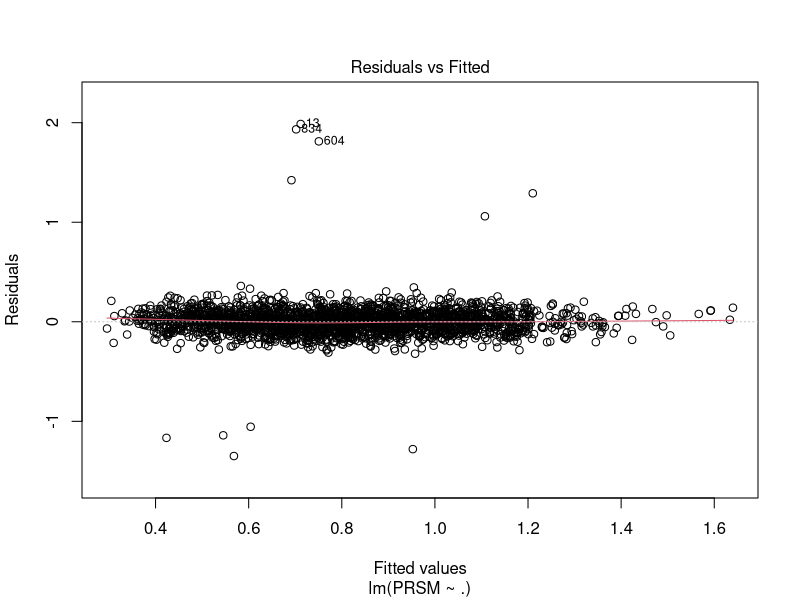
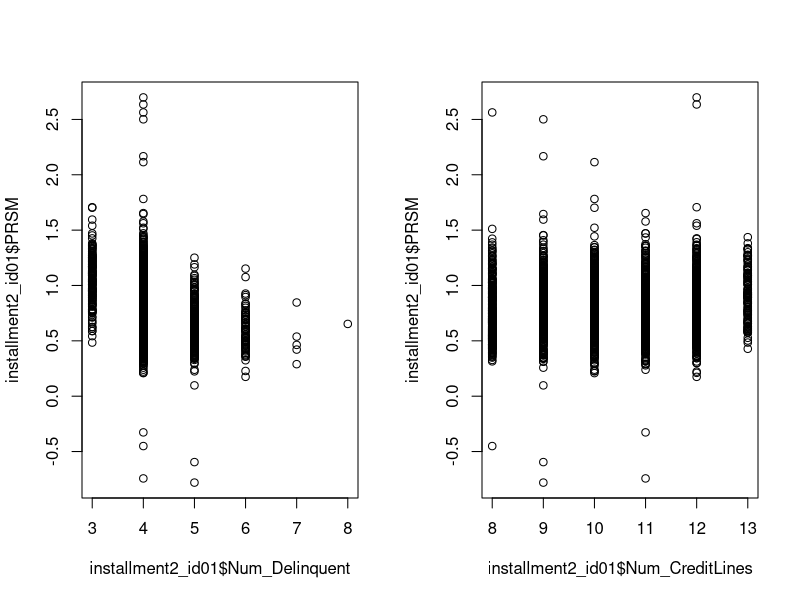
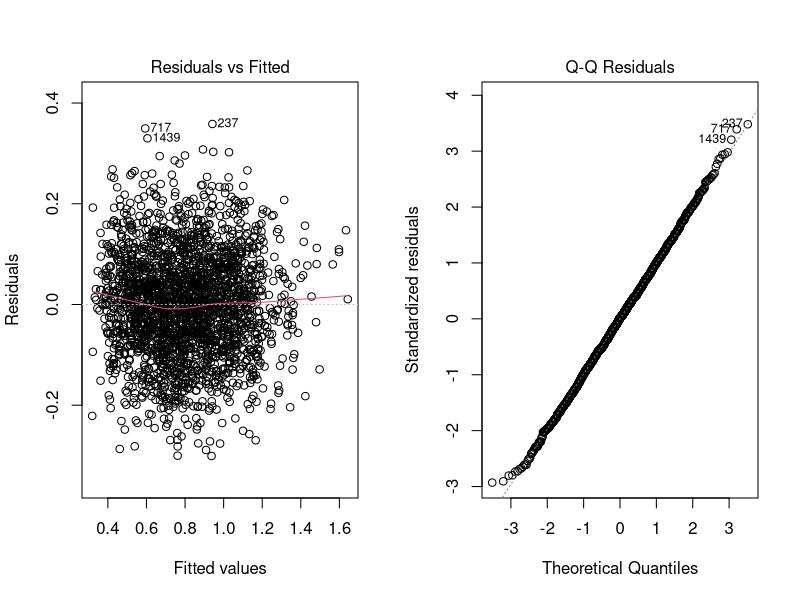
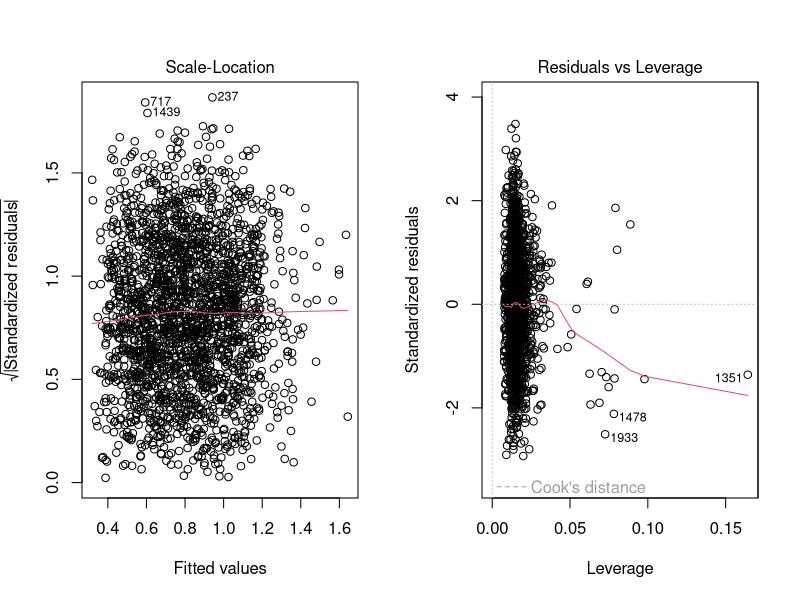
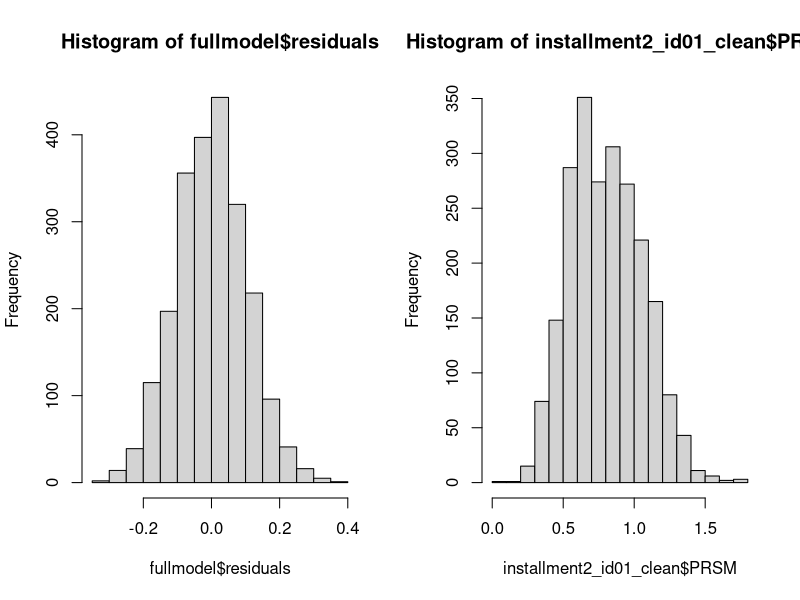

These figures' R source, in order: (Note: this script raises an error after producing the figures.)
## ---- chunk 1
#| label: setup
#| echo: false
#| warning: false

library(dplyr)
options(scipen = 999)
## ---- chunk 2
installment2_id01 <- read.csv("installment2_id01.csv")
str(installment2_id01)
summary(installment2_id01)

# make NAICS, WomanOwned, FICO categorical variables
# add the chance of delinquency
installment2_id01 = installment2_id01 %>%
  mutate(NAICS = as.factor(NAICS),
         WomanOwned = as.factor(WomanOwned),
         FICO = case_when(
           (300 <= FICO)&(FICO <= 579) ~ "Poor",
           (580 <= FICO)&(FICO <= 669) ~ "Fair",
           (670 <= FICO)&(FICO <= 739) ~ "Good",
           (740 <= FICO)&(FICO <= 799) ~ "Very Good",
           (800 <= FICO)&(FICO <= 850) ~ "Excellent",
         ),
         p_delinquent = Num_Delinquent/Num_CreditLines)

model = lm(PRSM ~. , data = installment2_id01)
installment2_id01$residual=residuals(model)

plot(model,1) # observed 11 outliers whose residuals >= 1 or <= -1



table(installment2_id01$FICO)

table(installment2_id01$NAICS)

par(mfrow=c(1,2))
plot(installment2_id01$Num_Delinquent, installment2_id01$PRSM)
plot(installment2_id01$Num_CreditLines, installment2_id01$PRSM)

## ---- chunk 3
# remove 11 outliers observed in the plot (abs(residual)>=1)
installment2_id01_clean = installment2_id01 %>% 
  filter(abs(residual)<=1) %>% 
  select(-residual)# clean data (use this!!)

model_clean = lm(PRSM ~. , data = installment2_id01_clean) 

plot(model_clean) # these look much better! but perhaps discuss different outlier removal techniques

## ---- chunk 4
library(ModelMetrics)
fullmodel <- lm(PRSM ~ ., data = installment2_id01_clean)
summary(fullmodel)
rmse(fullmodel$fitted.values, installment2_id01_clean$PRSM) # 0.1029151
# RMSE much smaller before cleaning
# but R-sq bigger. Perhaps a "not overfitting outliers" effect?

stepmodel <- step(fullmodel, trace = 0, direction = "both")
summary(stepmodel)
rmse(stepmodel$fitted.values, installment2_id01_clean$PRSM)

stress_model <- lm(PRSM ~ Stress, data = installment2_id01_clean)
#summary(stress_model)
rmse(stress_model$fitted.values, installment2_id01_clean$PRSM)


library(glmnet) # this errors for Bila # talk about CV in installment2_Bohyoon, which lowest RMSE?
#cv_lasso <- cv.glmnet(x = installment2_id01[,-c(1)], y = installment2_id01[,c(1)], alpha = 1, nfolds = 10)
## ---- chunk 5
# NOTE: the below is probably not necessary, y doesn't need to be transformed
# boxcox basically at 1 confirms this
library(MASS)
hist(fullmodel$residuals)
hist(installment2_id01_clean$PRSM)
boxcox(fullmodel, lambda = seq(-2, 2, 0.1))


# Predictor Variable Transformation Check
plot(installment2_id01_clean[,c("PRSM", "TotalAmtOwed", "Volume",
                          "Stress", "Num_Delinquent", "Num_CreditLines",
                          "Months")])
# Though there aren't outlier residuals, there are still variable outliers.
library(car)
crPlots(fullmodel) 
# after outlier removal, all look pretty linear to me except Months
# this matches hint 1 of the assignment
crPlots(lm(PRSM ~ Months, data = installment2_id01_clean))


# Transform Months Model
# boxTidwell(PRSM ~ TotalAmtOwed + Volume + Stress + Num_Delinquent + Num_CreditLines + Months + p_delinquent,
#           data = installment2_id01_clean)
# fails: multicol
numeric_predictors <- installment2_id01_clean[, c("TotalAmtOwed", "Volume", "Stress", 
                                                 "Num_Delinquent", "Num_CreditLines", 
                                                 "Months", "p_delinquent")]
cor_matrix <- cor(numeric_predictors); print(cor_matrix)
model_for_vif <- lm(PRSM ~ TotalAmtOwed + Volume + Stress + Num_Delinquent + 
                           Num_CreditLines + Months + p_delinquent, 
                           data = installment2_id01_clean)

vif(model_for_vif)
boxTidwell(PRSM ~ TotalAmtOwed + Volume + Stress + Months + p_delinquent,
          data = installment2_id01_clean)
crPlots(lm(PRSM ~ p_delinquent, data = installment2_id01_clean)) # hm p_delinquent alone doesn't look great

transformedmodel <- lm(PRSM ~ FICO + TotalAmtOwed + Volume + Stress + Num_Delinquent + Num_CreditLines +
                         p_delinquent + WomanOwned + CorpStructure + NAICS + 1/Months,
                       data = installment2_id01_clean)
summary(transformedmodel)
rmse(transformedmodel$fitted.values, installment2_id01_clean$PRSM) # 0.1035794

# without num_delinq etc
transformedmodel <- lm(PRSM ~ FICO + TotalAmtOwed + Volume + Stress +
                         p_delinquent + WomanOwned + CorpStructure + NAICS + 1/Months,
                       data = installment2_id01_clean)
summary(transformedmodel)
rmse(transformedmodel$fitted.values, installment2_id01_clean$PRSM) # 0.1036424

# hmm doesn't improve the model by much at all
